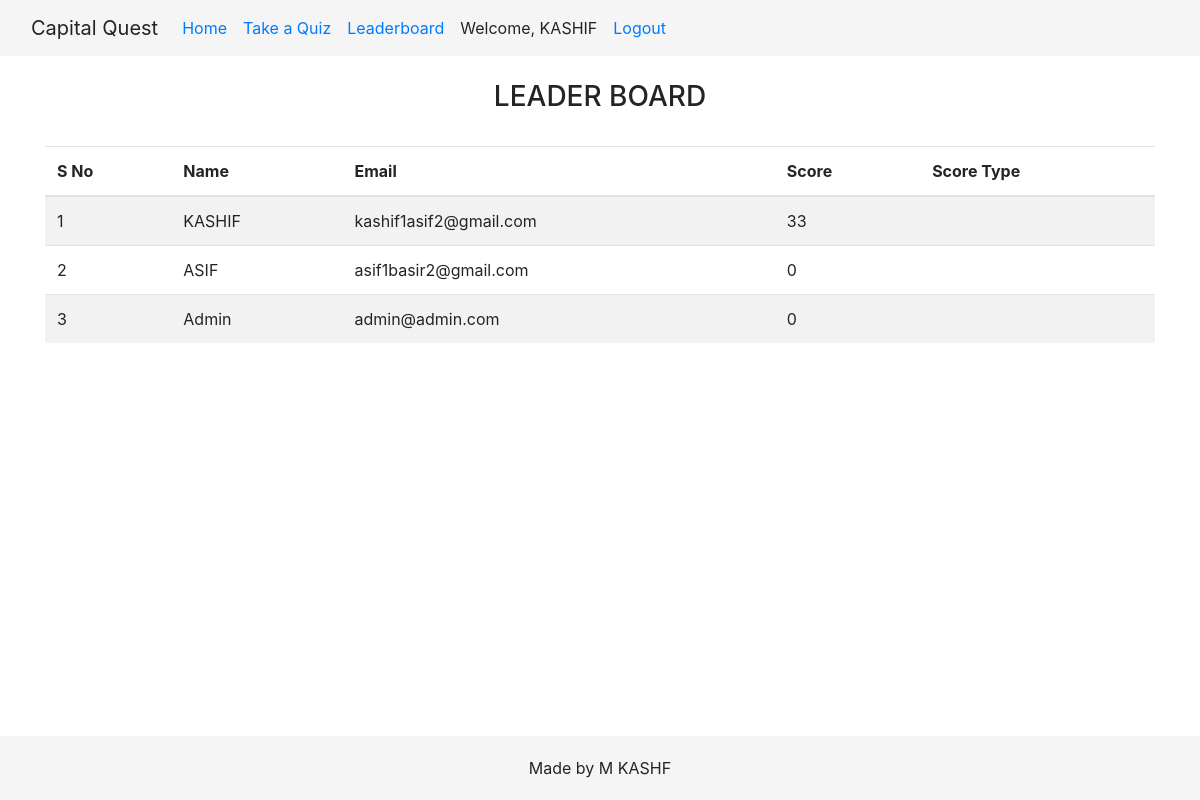
Page /leaderboard.php (signed in) on the committed database.
### tables this page shows
CREATE TABLE `user` (
  `id` int(11) NOT NULL,
  `username` varchar(255) NOT NULL,
  `email` varchar(255) NOT NULL,
  `password` varchar(255) NOT NULL,
  `highscore` int(11) DEFAULT NULL,
  `scoretype` varchar(50) DEFAULT NULL
);

### leaderboard.php (the view, shortened to what this page needs)
<?php include 'header.php'; ?>
<!doctype html>
<html lang="en">
<head>
    <link rel="stylesheet" href="https://cdn.jsdelivr.net/npm/bootstrap@4.4.1/dist/css/bootstrap.min.css">
</head>
<body>
<br>
<div class="container">
    <center><h3>LEADER BOARD</h3></center><br>
    <table class="table table-striped">
        <thead>
            <tr>
                <th>S No</th>
                <th>Name</th>
                <th>Email</th>
                <th>Score</th>
                <th>Score Type</th>
            </tr>
        </thead>
        <tbody>
            <?php
            include 'connection.php';
            $query = "SELECT id, username, email, highscore, scoretype FROM user ORDER BY highscore DESC";
            $result = $conn->query($query);
            if ($result->num_rows > 0) {
                $sno = 1;
                while ($row = $result->fetch_assoc()) {
                    echo '<tr>';
                    echo '<td>' . $sno . '</td>';
                    echo '<td>' . $row['username'] . '</td>';
                    echo '<td>' . $row['email'] . '</td>';
                    echo '<td>' . $row['highscore'] . '</td>';
                    echo '<td>' . $row['scoretype'] . '</td>';
                    echo '</tr>';
                    $sno++;
                }
            } else {
                echo '<tr><td colspan="5">No leaderboard data available.</td></tr>';
            }
            ?>
        </tbody>
    </table>
</div>
<br><br><br>
</body>
</html>
<?php include 'footer.php'; ?>

### rows in the picture
user: username "KASHIF", email "kashif1asif2@gmail.com", highscore "33"
user: username "ASIF", email "asif1basir2@gmail.com", highscore "0"
user: username "Admin", email "admin@admin.com", highscore "0"

### other values in the picture
$_SESSION['username'] "KASHIF"
